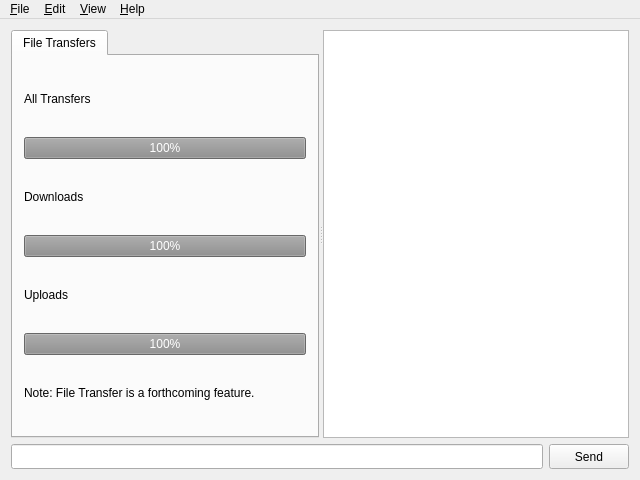
<?xml version="1.0" encoding="UTF-8"?>
<ui version="4.0">
 <class>LirchQtInterface</class>
 <widget class="QMainWindow" name="LirchQtInterface">
  <property name="geometry">
   <rect>
    <x>0</x>
    <y>0</y>
    <width>640</width>
    <height>480</height>
   </rect>
  </property>
  <property name="sizePolicy">
   <sizepolicy hsizetype="Minimum" vsizetype="Minimum">
    <horstretch>0</horstretch>
    <verstretch>0</verstretch>
   </sizepolicy>
  </property>
  <property name="minimumSize">
   <size>
    <width>640</width>
    <height>480</height>
   </size>
  </property>
  <property name="windowTitle">
   <string>Lirch @LIRCH_VERSION_STRING@</string>
  </property>
  <widget class="QWidget" name="mainWidget">
   <layout class="QVBoxLayout" name="verticalLayout">
    <item>
     <layout class="QVBoxLayout" name="mainLayout">
      <item>
       <widget class="QSplitter" name="chatLayout">
        <property name="orientation">
         <enum>Qt::Horizontal</enum>
        </property>
        <widget class="QTabWidget" name="chatTabWidget">
         <property name="currentIndex">
          <number>0</number>
         </property>
         <property name="tabsClosable">
          <bool>false</bool>
         </property>
         <property name="movable">
          <bool>true</bool>
         </property>
         <widget class="QWidget" name="fileTransfersTab">
          <attribute name="title">
           <string>File Transfers</string>
          </attribute>
          <layout class="QVBoxLayout" name="fileTransfersLayout">
           <item>
            <widget class="QLabel" name="all_transfers_label">
             <property name="text">
              <string>All Transfers</string>
             </property>
            </widget>
           </item>
           <item>
            <widget class="QProgressBar" name="all_progress">
             <property name="enabled">
              <bool>false</bool>
             </property>
             <property name="value">
              <number>100</number>
             </property>
            </widget>
           </item>
           <item>
            <widget class="QLabel" name="downloads_label">
             <property name="text">
              <string>Downloads</string>
             </property>
            </widget>
           </item>
           <item>
            <widget class="QProgressBar" name="downloads_progress">
             <property name="enabled">
              <bool>false</bool>
             </property>
             <property name="value">
              <number>100</number>
             </property>
            </widget>
           </item>
           <item>
            <widget class="QLabel" name="uploads_label">
             <property name="text">
              <string>Uploads</string>
             </property>
            </widget>
           </item>
           <item>
            <widget class="QProgressBar" name="uploads_progress">
             <property name="enabled">
              <bool>false</bool>
             </property>
             <property name="value">
              <number>100</number>
             </property>
            </widget>
           </item>
           <item>
            <widget class="QLabel" name="file_transfer_note">
             <property name="text">
              <string>Note: File Transfer is a forthcoming feature.</string>
             </property>
            </widget>
           </item>
          </layout>
         </widget>
        </widget>
        <widget class="QListView" name="chatUserList">
         <property name="minimumSize">
          <size>
           <width>160</width>
           <height>400</height>
          </size>
         </property>
        </widget>
       </widget>
      </item>
      <item>
       <layout class="QHBoxLayout" name="msgLayout">
        <item>
         <widget class="QLineEdit" name="msgTextBox">
          <property name="minimumSize">
           <size>
            <width>250</width>
            <height>25</height>
           </size>
          </property>
         </widget>
        </item>
        <item>
         <widget class="QPushButton" name="msgSendButton">
          <property name="minimumSize">
           <size>
            <width>50</width>
            <height>25</height>
           </size>
          </property>
          <property name="text">
           <string>Send</string>
          </property>
         </widget>
        </item>
       </layout>
      </item>
     </layout>
    </item>
   </layout>
  </widget>
  <widget class="QMenuBar" name="menuBar">
   <property name="geometry">
    <rect>
     <x>0</x>
     <y>0</y>
     <width>640</width>
     <height>27</height>
    </rect>
   </property>
   <widget class="QMenu" name="menuFile">
    <property name="title">
     <string>&amp;File</string>
    </property>
    <widget class="QMenu" name="menuNew">
     <property name="title">
      <string>&amp;New</string>
     </property>
     <addaction name="actionNewChannel"/>
     <addaction name="actionNewTransfer"/>
    </widget>
    <addaction name="menuNew"/>
    <addaction name="actionConnect"/>
    <addaction name="separator"/>
    <addaction name="actionOpenLog"/>
    <addaction name="actionSaveLog"/>
    <addaction name="separator"/>
    <addaction name="actionQuit"/>
   </widget>
   <widget class="QMenu" name="menuHelp">
    <property name="title">
     <string>&amp;Help</string>
    </property>
    <addaction name="actionWizard"/>
    <addaction name="separator"/>
    <addaction name="actionAbout"/>
   </widget>
   <widget class="QMenu" name="menuView">
    <property name="title">
     <string>&amp;View</string>
    </property>
    <widget class="QMenu" name="menuViewTab">
     <property name="title">
      <string>&amp;Tabs</string>
     </property>
     <addaction name="actionViewTransfers"/>
    </widget>
    <addaction name="menuViewTab"/>
    <addaction name="actionViewUserList"/>
    <addaction name="actionViewSendButton"/>
    <addaction name="separator"/>
    <addaction name="actionViewIgnored"/>
    <addaction name="actionViewTimestamps"/>
   </widget>
   <widget class="QMenu" name="menuEdit">
    <property name="title">
     <string>&amp;Edit</string>
    </property>
    <addaction name="actionEditNick"/>
    <addaction name="separator"/>
    <addaction name="actionEditIgnored"/>
   </widget>
   <addaction name="menuFile"/>
   <addaction name="menuEdit"/>
   <addaction name="menuView"/>
   <addaction name="menuHelp"/>
  </widget>
  <action name="actionQuit">
   <property name="text">
    <string>&amp;Quit</string>
   </property>
   <property name="shortcut">
    <string>Ctrl+Q</string>
   </property>
  </action>
  <action name="actionConnect">
   <property name="checkable">
    <bool>true</bool>
   </property>
   <property name="checked">
    <bool>true</bool>
   </property>
   <property name="text">
    <string>&amp;Connect</string>
   </property>
   <property name="shortcut">
    <string>Ctrl+#</string>
   </property>
  </action>
  <action name="actionSaveLog">
   <property name="text">
    <string>&amp;Save Log</string>
   </property>
   <property name="shortcut">
    <string>Ctrl+S</string>
   </property>
  </action>
  <action name="actionAbout">
   <property name="text">
    <string>&amp;About</string>
   </property>
   <property name="shortcut">
    <string>F12</string>
   </property>
  </action>
  <action name="actionEditIgnored">
   <property name="text">
    <string>&amp;Ignored...</string>
   </property>
   <property name="shortcut">
    <string>Ctrl+I</string>
   </property>
  </action>
  <action name="actionViewIgnored">
   <property name="checkable">
    <bool>true</bool>
   </property>
   <property name="text">
    <string>&amp;Ignored Messages</string>
   </property>
   <property name="toolTip">
    <string>Show/hide ignored messages</string>
   </property>
   <property name="shortcut">
    <string>Alt+I</string>
   </property>
  </action>
  <action name="actionEditNick">
   <property name="text">
    <string>&amp;Nick</string>
   </property>
   <property name="shortcut">
    <string>F2</string>
   </property>
  </action>
  <action name="actionOpenLog">
   <property name="text">
    <string>&amp;Open Log</string>
   </property>
   <property name="shortcut">
    <string>Ctrl+O</string>
   </property>
  </action>
  <action name="actionViewUserList">
   <property name="checkable">
    <bool>true</bool>
   </property>
   <property name="checked">
    <bool>true</bool>
   </property>
   <property name="text">
    <string>&amp;User List</string>
   </property>
   <property name="toolTip">
    <string>Show/hide the user list</string>
   </property>
   <property name="shortcut">
    <string>Alt+U</string>
   </property>
  </action>
  <action name="actionWizard">
   <property name="text">
    <string>Run Setup &amp;Wizard</string>
   </property>
   <property name="shortcut">
    <string>F1</string>
   </property>
  </action>
  <action name="actionViewSendButton">
   <property name="checkable">
    <bool>true</bool>
   </property>
   <property name="checked">
    <bool>true</bool>
   </property>
   <property name="text">
    <string>&amp;Send Button</string>
   </property>
   <property name="toolTip">
    <string>Show/hide the &quot;Send&quot; button</string>
   </property>
   <property name="shortcut">
    <string>Alt+S</string>
   </property>
  </action>
  <action name="actionViewTransfers">
   <property name="text">
    <string>&amp;File Transfers</string>
   </property>
   <property name="shortcut">
    <string>Ctrl+`</string>
   </property>
  </action>
  <action name="actionViewTimestamps">
   <property name="checkable">
    <bool>true</bool>
   </property>
   <property name="checked">
    <bool>true</bool>
   </property>
   <property name="text">
    <string>&amp;Timestamps</string>
   </property>
   <property name="toolTip">
    <string>Show/hide timestamps on each message</string>
   </property>
   <property name="shortcut">
    <string>Alt+T</string>
   </property>
  </action>
  <action name="actionNewChannel">
   <property name="text">
    <string>Private &amp;Channel</string>
   </property>
   <property name="shortcut">
    <string>Ctrl+J</string>
   </property>
  </action>
  <action name="actionNewTransfer">
   <property name="text">
    <string>&amp;File Transfer</string>
   </property>
   <property name="shortcut">
    <string>Ctrl+F</string>
   </property>
  </action>
 </widget>
 <layoutdefault spacing="6" margin="11"/>
 <tabstops>
  <tabstop>msgTextBox</tabstop>
  <tabstop>msgSendButton</tabstop>
  <tabstop>chatUserList</tabstop>
 </tabstops>
 <resources/>
 <connections>
  <connection>
   <sender>msgTextBox</sender>
   <signal>returnPressed()</signal>
   <receiver>msgSendButton</receiver>
   <slot>click()</slot>
   <hints>
    <hint type="sourcelabel">
     <x>413</x>
     <y>378</y>
    </hint>
    <hint type="destinationlabel">
     <x>552</x>
     <y>373</y>
    </hint>
   </hints>
  </connection>
 </connections>
</ui>
